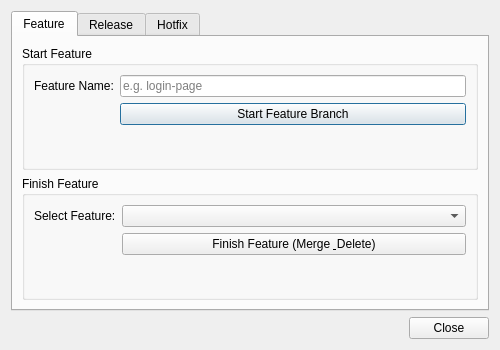
<?xml version="1.0" encoding="UTF-8"?>
<ui version="4.0">
 <class>QGitFlowDialog</class>
 <widget class="QDialog" name="QGitFlowDialog">
  <property name="geometry">
   <rect>
    <x>0</x>
    <y>0</y>
    <width>500</width>
    <height>350</height>
   </rect>
  </property>
  <property name="windowTitle">
   <string>Git Flow</string>
  </property>
  <layout class="QVBoxLayout" name="verticalLayout">
   <item>
    <widget class="QTabWidget" name="tabWidget">
     <property name="currentIndex">
      <number>0</number>
     </property>
     <widget class="QWidget" name="tab_feature">
      <attribute name="title">
       <string>Feature</string>
      </attribute>
      <layout class="QVBoxLayout" name="verticalLayout_2">
       <item>
        <widget class="QGroupBox" name="groupBox_startFeature">
         <property name="title">
          <string>Start Feature</string>
         </property>
         <layout class="QFormLayout" name="formLayout">
          <item row="0" column="0">
           <widget class="QLabel" name="label">
            <property name="text">
             <string>Feature Name:</string>
            </property>
           </widget>
          </item>
          <item row="0" column="1">
           <widget class="QLineEdit" name="lineEdit_featureName">
            <property name="placeholderText">
             <string>e.g. login-page</string>
            </property>
           </widget>
          </item>
          <item row="1" column="1">
           <widget class="QPushButton" name="pushButton_startFeature">
            <property name="text">
             <string>Start Feature Branch</string>
            </property>
           </widget>
          </item>
         </layout>
        </widget>
       </item>
       <item>
        <widget class="QGroupBox" name="groupBox_finishFeature">
         <property name="title">
          <string>Finish Feature</string>
         </property>
         <layout class="QFormLayout" name="formLayout_2">
          <item row="0" column="0">
           <widget class="QLabel" name="label_2">
            <property name="text">
             <string>Select Feature:</string>
            </property>
           </widget>
          </item>
          <item row="0" column="1">
           <widget class="QComboBox" name="comboBox_featureBranch"/>
          </item>
          <item row="1" column="1">
           <widget class="QPushButton" name="pushButton_finishFeature">
            <property name="text">
             <string>Finish Feature (Merge &amp; Delete)</string>
            </property>
           </widget>
          </item>
         </layout>
        </widget>
       </item>
      </layout>
     </widget>
     <widget class="QWidget" name="tab_release">
      <attribute name="title">
       <string>Release</string>
      </attribute>
      <layout class="QVBoxLayout" name="verticalLayout_3">
       <item>
        <widget class="QGroupBox" name="groupBox_startRelease">
         <property name="title">
          <string>Start Release</string>
         </property>
         <layout class="QFormLayout" name="formLayout_3">
          <item row="0" column="0">
           <widget class="QLabel" name="label_3">
            <property name="text">
             <string>Release Version:</string>
            </property>
           </widget>
          </item>
          <item row="0" column="1">
           <widget class="QLineEdit" name="lineEdit_releaseName">
            <property name="placeholderText">
             <string>e.g. 1.0.0</string>
            </property>
           </widget>
          </item>
          <item row="1" column="1">
           <widget class="QPushButton" name="pushButton_startRelease">
            <property name="text">
             <string>Start Release Branch</string>
            </property>
           </widget>
          </item>
         </layout>
        </widget>
       </item>
       <item>
        <widget class="QGroupBox" name="groupBox_finishRelease">
         <property name="title">
          <string>Finish Release</string>
         </property>
         <layout class="QFormLayout" name="formLayout_4">
          <item row="0" column="0">
           <widget class="QLabel" name="label_4">
            <property name="text">
             <string>Select Release:</string>
            </property>
           </widget>
          </item>
          <item row="0" column="1">
           <widget class="QComboBox" name="comboBox_releaseBranch"/>
          </item>
          <item row="1" column="1">
           <widget class="QPushButton" name="pushButton_finishRelease">
            <property name="text">
             <string>Finish Release (Merge &amp; Tag)</string>
            </property>
           </widget>
          </item>
         </layout>
        </widget>
       </item>
      </layout>
     </widget>
     <widget class="QWidget" name="tab_hotfix">
      <attribute name="title">
       <string>Hotfix</string>
      </attribute>
      <layout class="QVBoxLayout" name="verticalLayout_4">
       <item>
        <widget class="QGroupBox" name="groupBox_startHotfix">
         <property name="title">
          <string>Start Hotfix</string>
         </property>
         <layout class="QFormLayout" name="formLayout_5">
          <item row="0" column="0">
           <widget class="QLabel" name="label_5">
            <property name="text">
             <string>Hotfix Version:</string>
            </property>
           </widget>
          </item>
          <item row="0" column="1">
           <widget class="QLineEdit" name="lineEdit_hotfixName">
            <property name="placeholderText">
             <string>e.g. 1.0.1</string>
            </property>
           </widget>
          </item>
          <item row="1" column="1">
           <widget class="QPushButton" name="pushButton_startHotfix">
            <property name="text">
             <string>Start Hotfix Branch</string>
            </property>
           </widget>
          </item>
         </layout>
        </widget>
       </item>
       <item>
        <widget class="QGroupBox" name="groupBox_finishHotfix">
         <property name="title">
          <string>Finish Hotfix</string>
         </property>
         <layout class="QFormLayout" name="formLayout_6">
          <item row="0" column="0">
           <widget class="QLabel" name="label_6">
            <property name="text">
             <string>Select Hotfix:</string>
            </property>
           </widget>
          </item>
          <item row="0" column="1">
           <widget class="QComboBox" name="comboBox_hotfixBranch"/>
          </item>
          <item row="1" column="1">
           <widget class="QPushButton" name="pushButton_finishHotfix">
            <property name="text">
             <string>Finish Hotfix (Merge &amp; Tag)</string>
            </property>
           </widget>
          </item>
         </layout>
        </widget>
       </item>
      </layout>
     </widget>
    </widget>
   </item>
   <item>
    <widget class="QDialogButtonBox" name="buttonBox">
     <property name="orientation">
      <enum>Qt::Orientation::Horizontal</enum>
     </property>
     <property name="standardButtons">
      <set>QDialogButtonBox::StandardButton::Close</set>
     </property>
    </widget>
   </item>
  </layout>
 </widget>
 <resources/>
 <connections>
  <connection>
   <sender>buttonBox</sender>
   <signal>rejected()</signal>
   <receiver>QGitFlowDialog</receiver>
   <slot>reject()</slot>
   <hints>
    <hint type="sourcelabel">
     <x>250</x>
     <y>325</y>
    </hint>
    <hint type="destinationlabel">
     <x>250</x>
     <y>175</y>
    </hint>
   </hints>
  </connection>
 </connections>
</ui>
